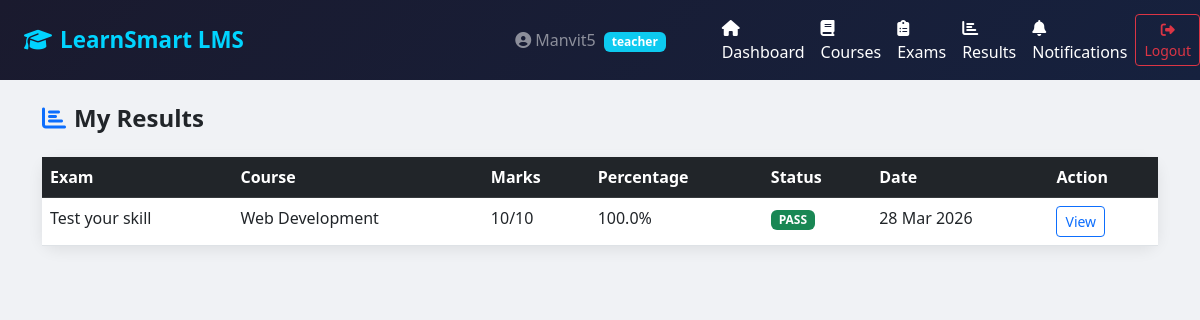
Screenshot of /results/ (signed in) with the database file from the repository.
### accounts/models.py (models this page shows, shortened)
class CustomUser(AbstractUser):
    ROLE_CHOICES = [
        ('student', 'Student'),
        ('teacher', 'Teacher'),
        ('admin',   'Admin'),
    ]
    role        = models.CharField(max_length=10, choices=ROLE_CHOICES, default='student')
    phone       = models.CharField(max_length=15, blank=True)
    profile_pic = models.ImageField(upload_to='profiles/', blank=True, null=True)
    is_verified = models.BooleanField(default=False)
    created_at  = models.DateTimeField(auto_now_add=True)

### results/models.py (models this page shows, shortened)
class ExamResult(models.Model):
    student        = models.ForeignKey('accounts.CustomUser', on_delete=models.CASCADE, related_name='results')
    exam           = models.ForeignKey('exams.Exam', on_delete=models.CASCADE, related_name='results')
    total_marks    = models.PositiveIntegerField()
    marks_obtained = models.PositiveIntegerField(default=0)
    percentage     = models.FloatField(default=0.0)
    status         = models.CharField(max_length=4, choices=[('pass','Pass'),('fail','Fail')])
    started_at     = models.DateTimeField()
    submitted_at   = models.DateTimeField(auto_now_add=True)
    time_taken_min = models.PositiveIntegerField(default=0)
    class Meta:
        unique_together = ('student', 'exam')

### exams/models.py (models this page shows, shortened)
class Exam(models.Model):
    TYPE_CHOICES = [
        ('mcq', 'Multiple Choice'),
        ('true_false', 'True / False'),
        ('mixed', 'Mixed'),
    ]
    course            = models.ForeignKey('courses.Course', on_delete=models.CASCADE, related_name='exams')
    title             = models.CharField(max_length=200)
    description       = models.TextField(blank=True)
    exam_type         = models.CharField(max_length=12, choices=TYPE_CHOICES, default='mcq')
    total_marks       = models.PositiveIntegerField(default=100)
    pass_marks        = models.PositiveIntegerField(default=40)
    duration_min      = models.PositiveIntegerField(default=60)
    start_time        = models.DateTimeField()
    end_time          = models.DateTimeField()
    is_published      = models.BooleanField(default=False)
    shuffle_questions = models.BooleanField(default=True)
    created_by        = models.ForeignKey('accounts.CustomUser', on_delete=models.CASCADE, related_name='exams_created')
    created_at        = models.DateTimeField(auto_now_add=True)

### courses/models.py (models this page shows, shortened)
class Course(models.Model):
    LEVEL_CHOICES = [
        ('beginner', 'Beginner'),
        ('intermediate', 'Intermediate'),
        ('advanced', 'Advanced'),
    ]
    title        = models.CharField(max_length=200)
    description  = models.TextField()
    thumbnail    = models.ImageField(upload_to='courses/', blank=True, null=True)
    teacher      = models.ForeignKey('accounts.CustomUser', on_delete=models.CASCADE, related_name='courses_taught')
    level        = models.CharField(max_length=15, choices=LEVEL_CHOICES, default='beginner')
    price        = models.DecimalField(max_digits=8, decimal_places=2, default=0.00)
    is_free      = models.BooleanField(default=True)
    is_published = models.BooleanField(default=False)
    created_at   = models.DateTimeField(auto_now_add=True)

### results/views.py (the view)
# urls.py: path('',              views.my_results,    name='my_results'),
@login_required
def my_results(request):
    results = ExamResult.objects.filter(
        student=request.user).order_by('-submitted_at')
    return render(request, 'results/my_results.html', {'results': results})

### templates/results/my_results.html (shortened to what this page needs)
{% extends 'base.html' %}
{% block content %}
<div class="container py-4">
    <h4 class="fw-bold mb-4">
        <i class="fas fa-chart-bar me-2 text-primary"></i>My Results
    </h4>
    {% if results %}
    <div class="card">
        <div class="table-responsive">
            <table class="table table-hover mb-0">
                <thead class="table-dark">
                    <tr>
                        <th>Exam</th><th>Course</th><th>Marks</th>
                        <th>Percentage</th><th>Status</th><th>Date</th><th>Action</th>
                    </tr>
                </thead>
                <tbody>
                    {% for result in results %}
                    <tr>
                        <td>{{ result.exam.title }}</td>
                        <td>{{ result.exam.course.title }}</td>
                        <td>{{ result.marks_obtained }}/{{ result.total_marks }}</td>
                        <td>{{ result.percentage }}%</td>
                        <td>
                            <span class="badge {% if result.status == 'pass' %}bg-success{% else %}bg-danger{% endif %}">
                                {{ result.status|upper }}
                            </span>
                        </td>
                        <td>{{ result.submitted_at|date:"d M Y" }}</td>
                        <td>
                            <a href="{% url 'result_detail' result.pk %}"
                               class="btn btn-sm btn-outline-primary">View</a>
                        </td>
                    </tr>
                    {% endfor %}
                </tbody>
            </table>
        </div>
    </div>
    {% else %}
    <div class="text-center text-muted py-5">
        <i class="fas fa-clipboard fa-4x mb-3 d-block"></i>
        <p>No results yet. Take an exam first!</p>
        <a href="{% url 'exam_list' %}" class="btn btn-primary">View Exams</a>
    </div>
    {% endif %}
</div>
{% endblock %}

### templates/base.html (shortened to what this page needs)
<!DOCTYPE html>
<html lang="en">
<head>
    <link href="https://cdn.jsdelivr.net/npm/bootstrap@5.3.0/dist/css/bootstrap.min.css" rel="stylesheet">
    <link href="https://cdnjs.cloudflare.com/ajax/libs/font-awesome/6.4.0/css/all.min.css" rel="stylesheet">
</head>
<body>
<nav class="navbar navbar-expand-lg navbar-dark">
    <div class="container-fluid px-4">
        <a class="navbar-brand" href="{% url 'dashboard' %}">
            <i class="fas fa-graduation-cap me-2"></i>LearnSmart LMS
        </a>
        {% if user.is_authenticated %}
        <div class="ms-auto d-flex align-items-center gap-3">
            <span class="text-white-50">
                <i class="fas fa-user-circle me-1"></i>{{ user.username }}
                <span class="badge bg-info ms-1">{{ user.role }}</span>
            </span>
        </div>
        {% endif %}
    </div>
    {% if user.is_authenticated %}
<div class="collapse navbar-collapse" id="navMenu">
    <ul class="navbar-nav me-auto ms-4">
        <li class="nav-item">
            <a class="nav-link text-white" href="{% url 'dashboard' %}">
                <i class="fas fa-home me-1"></i>Dashboard
            </a>
        </li>
        <li class="nav-item">
            <a class="nav-link text-white" href="{% url 'course_list' %}">
                <i class="fas fa-book me-1"></i>Courses
            </a>
        </li>
        <li class="nav-item">
            <a class="nav-link text-white" href="{% url 'exam_list' %}">
                <i class="fas fa-clipboard-list me-1"></i>Exams
            </a>
        </li>
        <li class="nav-item">
            <a class="nav-link text-white" href="{% url 'my_results' %}">
                <i class="fas fa-chart-bar me-1"></i>Results
            </a>
        </li>
        <li class="nav-item">
            <a class="nav-link text-white" href="{% url 'notifications' %}">
                <i class="fas fa-bell me-1"></i>Notifications
            </a>
        </li>
    </ul>
</div>
    <a href="{% url 'logout' %}" class="btn btn-sm btn-outline-danger">
                <i class="fas fa-sign-out-alt"></i> Logout
            </a>
{% endif %}
</nav>
{% block content %}{% endblock %}
</body>
</html>

### templates/base.html (style rules this page uses)
body { background-color: #f0f2f5; }
.navbar { background: linear-gradient(135deg, #1a1a2e, #16213e); }
.navbar-brand { font-weight: 700; font-size: 1.4rem; color: #00d4ff !important; }
.card { border: none; border-radius: 15px; box-shadow: 0 4px 15px rgba(0,0,0,0.08); }

### rows the page displays
CustomUser: username "Manvit5", role "teacher"
ExamResult: exam "Test your skill", exam.course "Web Development", marks_obtained "10", total_marks "10", percentage "100.0", status "PASS", submitted_at "28 Mar 2026"
